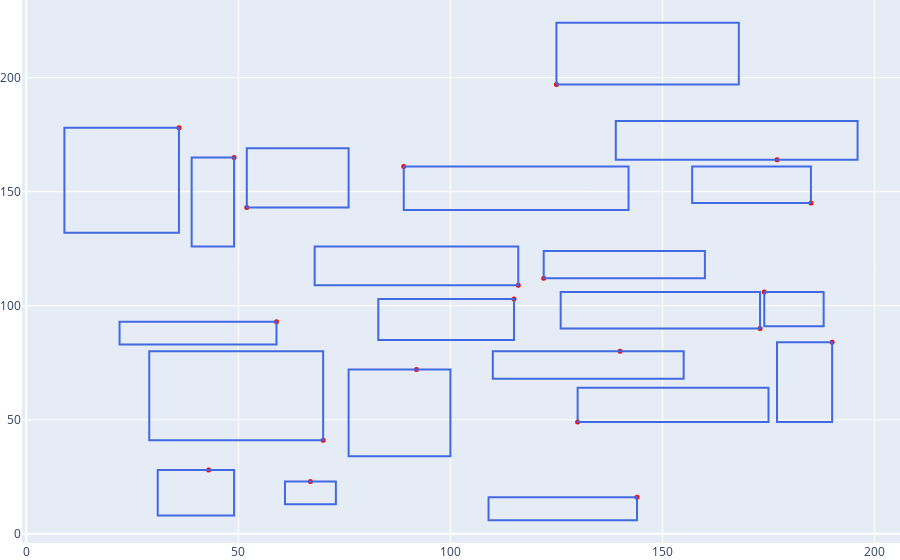

The code cell stored with this chart in its notebook:
### Code cell
ex_path = "./examples/bin3.txt"
solve_bin_label_placement(ex_path)

### Figure 1 — Plotly figure (JSON) as saved in the notebook; plotly's stock layout.template omitted (floating-point values rounded to 4 significant figures)
{"data": [{"marker": {"color": "rgb(255, 0, 0)", "size": 5, "symbol": "circle-dot"}, "mode": "markers", "opacity": 1, "type": "scatter", "x": [185, 130, 116, 36, 43, 177, 70, 89, 67, 49, 140, 122, 59, 125, 144, 173, 115, 92, 52, 190, 174], "y": [145, 49, 109, 178, 28, 164, 41, 161, 23, 165, 80, 112, 93, 197, 16, 90, 103, 72, 143, 84, 106]}], "layout": {"margin": {"b": 0, "l": 0, "r": 0, "t": 0}, "shapes": [{"line": {"color": "RoyalBlue", "width": 2}, "type": "rect", "x0": 157, "x1": 185, "y0": 145, "y1": 161}, {"line": {"color": "RoyalBlue", "width": 2}, "type": "rect", "x0": 130, "x1": 175, "y0": 49, "y1": 64}, {"line": {"color": "RoyalBlue", "width": 2}, "type": "rect", "x0": 68, "x1": 116, "y0": 109, "y1": 126}, {"line": {"color": "RoyalBlue", "width": 2}, "type": "rect", "x0": 9, "x1": 36, "y0": 132, "y1": 178}, {"line": {"color": "RoyalBlue", "width": 2}, "type": "rect", "x0": 31, "x1": 49, "y0": 8, "y1": 28}, {"line": {"color": "RoyalBlue", "width": 2}, "type": "rect", "x0": 139, "x1": 196, "y0": 164, "y1": 181}, {"line": {"color": "RoyalBlue", "width": 2}, "type": "rect", "x0": 29, "x1": 70, "y0": 41, "y1": 80}, {"line": {"color": "RoyalBlue", "width": 2}, "type": "rect", "x0": 89, "x1": 142, "y0": 142, "y1": 161}, {"line": {"color": "RoyalBlue", "width": 2}, "type": "rect", "x0": 61, "x1": 73, "y0": 13, "y1": 23}, {"line": {"color": "RoyalBlue", "width": 2}, "type": "rect", "x0": 39, "x1": 49, "y0": 126, "y1": 165}, {"line": {"color": "RoyalBlue", "width": 2}, "type": "rect", "x0": 110, "x1": 155, "y0": 68, "y1": 80}, {"line": {"color": "RoyalBlue", "width": 2}, "type": "rect", "x0": 122, "x1": 160, "y0": 112, "y1": 124}, {"line": {"color": "RoyalBlue", "width": 2}, "type": "rect", "x0": 22, "x1": 59, "y0": 83, "y1": 93}, {"line": {"color": "RoyalBlue", "width": 2}, "type": "rect", "x0": 125, "x1": 168, "y0": 197, "y1": 224}, {"line": {"color": "RoyalBlue", "width": 2}, "type": "rect", "x0": 109, "x1": 144, "y0": 6, "y1": 16}, {"line": {"color": "RoyalBlue", "width": 2}, "type": "rect", "x0": 126, "x1": 173, "y0": 90, "y1": 106}, {"line": {"color": "RoyalBlue", "width": 2}, "type": "rect", "x0": 83, "x1": 115, "y0": 85, "y1": 103}, {"line": {"color": "RoyalBlue", "width": 2}, "type": "rect", "x0": 76, "x1": 100, "y0": 34, "y1": 72}, {"line": {"color": "RoyalBlue", "width": 2}, "type": "rect", "x0": 52, "x1": 76, "y0": 143, "y1": 169}, {"line": {"color": "RoyalBlue", "width": 2}, "type": "rect", "x0": 177, "x1": 190, "y0": 49, "y1": 84}, {"line": {"color": "RoyalBlue", "width": 2}, "type": "rect", "x0": 174, "x1": 188, "y0": 91, "y1": 106}], "showlegend": false, "xaxis": {"range": [-1, 206]}, "yaxis": {"range": [-4, 234]}}}
